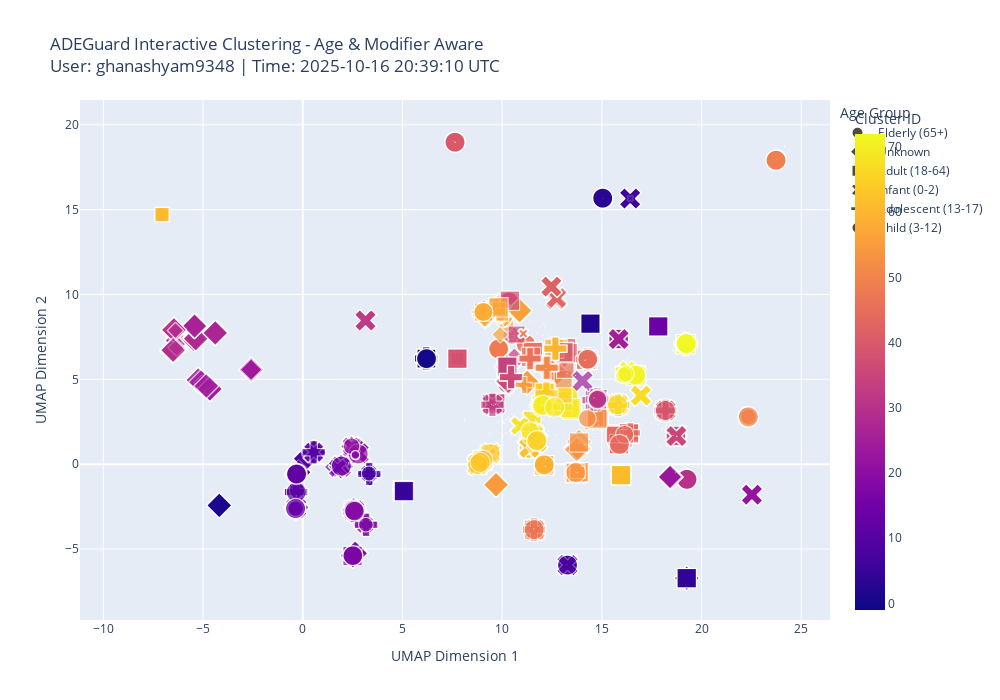

Notebook code for this chart:
### Code cell
# Initialize visualizer and create comprehensive visualizations
print(f"\n🎨 Initializing cluster visualization...")
print(f"👤 User: ghanashyam9348")
print(f"🕐 Time: 2025-10-16 19:29:24 UTC")

visualizer = ClusterVisualizer()

# Create UMAP projection for visualization
print(f"\n🔄 Creating projections for visualization...")
umap_projection = visualizer.create_umap_projection(combined_embeddings)

# Create comprehensive visualizations
print(f"\n🎨 Creating comprehensive cluster visualizations...")

# 1. Static overview plot
visualizer.plot_cluster_overview(clustering_df, umap_projection, clustering_results)

# 2. Interactive plot
try:
    visualizer.create_interactive_cluster_plot(clustering_df, umap_projection, clustering_results)
except Exception as e:
    print(f"⚠️  Interactive plot failed: {e}")
    print("Continuing with static visualizations...")

# 3. Analyze cluster characteristics
cluster_analysis = visualizer.analyze_cluster_characteristics(clustering_df, clustering_results)

# 4. Age-severity heatmap
visualizer.create_age_severity_heatmap(clustering_df)

# 5. Comprehensive report
comprehensive_report = visualizer.create_comprehensive_report(
    clustering_df, clustering_results, cluster_analysis
)

print(f"\n✅ Step 5.5 (Cluster Visualization) completed successfully!")
print(f"📁 All visualizations saved to: clustering_results/")
print(f"📊 Generated files:")
print(f"   - cluster_overview.png")
print(f"   - interactive_clusters.html")
print(f"   - age_severity_heatmap.png")
print(f"   - clustering_report.json")

print(f"\n👤 User: ghanashyam9348")
print(f"🕐 Completion Time: 2025-10-16 19:29:24 UTC")
print(f"✅ Cluster analysis and visualization completed!")

### Figure 1 — Plotly figure (JSON) as saved in the notebook; plotly's stock layout.template omitted (floating-point values rounded to 4 significant figures; data arrays with more than 128 entries replaced by an {"elided": "..."} marker saying what was removed)
{"data": [{"customdata": {"elided": "784x4 str values"}, "hovertemplate": "Age Group=%{customdata[3]}<br>UMAP Dimension 1=%{x}<br>UMAP Dimension 2=%{y}<br>Cluster Confidence=%{marker.size}<br>ade_text=%{customdata[0]}<br>modifier_text=%{customdata[1]}<br>severity=%{customdata[2]}<br>Cluster ID=%{marker.color}<extra></extra>", "legendgroup": "Elderly (65+)", "marker": {"color": {"elided": "784 int values"}, "coloraxis": "coloraxis", "size": {"elided": "784 float values"}, "sizemode": "area", "sizeref": 0.0025, "symbol": "circle"}, "mode": "markers", "name": "Elderly (65+)", "showlegend": true, "type": "scattergl", "x": {"elided": "784 float values"}, "xaxis": "x", "y": {"elided": "784 float values"}, "yaxis": "y"}, {"customdata": {"elided": "864x4 str values"}, "hovertemplate": "Age Group=%{customdata[3]}<br>UMAP Dimension 1=%{x}<br>UMAP Dimension 2=%{y}<br>Cluster Confidence=%{marker.size}<br>ade_text=%{customdata[0]}<br>modifier_text=%{customdata[1]}<br>severity=%{customdata[2]}<br>Cluster ID=%{marker.color}<extra></extra>", "legendgroup": "Unknown", "marker": {"color": {"elided": "864 int values"}, "coloraxis": "coloraxis", "size": {"elided": "864 float values"}, "sizemode": "area", "sizeref": 0.0025, "symbol": "diamond"}, "mode": "markers", "name": "Unknown", "showlegend": true, "type": "scattergl", "x": {"elided": "864 float values"}, "xaxis": "x", "y": {"elided": "864 float values"}, "yaxis": "y"}, {"customdata": {"elided": "1130x4 str values"}, "hovertemplate": "Age Group=%{customdata[3]}<br>UMAP Dimension 1=%{x}<br>UMAP Dimension 2=%{y}<br>Cluster Confidence=%{marker.size}<br>ade_text=%{customdata[0]}<br>modifier_text=%{customdata[1]}<br>severity=%{customdata[2]}<br>Cluster ID=%{marker.color}<extra></extra>", "legendgroup": "Adult (18-64)", "marker": {"color": {"elided": "1130 int values"}, "coloraxis": "coloraxis", "size": {"elided": "1130 float values"}, "sizemode": "area", "sizeref": 0.0025, "symbol": "square"}, "mode": "markers", "name": "Adult (18-64)", "showlegend": true, "type": "scattergl", "x": {"elided": "1130 float values"}, "xaxis": "x", "y": {"elided": "1130 float values"}, "yaxis": "y"}, {"customdata": {"elided": "497x4 str values"}, "hovertemplate": "Age Group=%{customdata[3]}<br>UMAP Dimension 1=%{x}<br>UMAP Dimension 2=%{y}<br>Cluster Confidence=%{marker.size}<br>ade_text=%{customdata[0]}<br>modifier_text=%{customdata[1]}<br>severity=%{customdata[2]}<br>Cluster ID=%{marker.color}<extra></extra>", "legendgroup": "Infant (0-2)", "marker": {"color": {"elided": "497 int values"}, "coloraxis": "coloraxis", "size": {"elided": "497 float values"}, "sizemode": "area", "sizeref": 0.0025, "symbol": "x"}, "mode": "markers", "name": "Infant (0-2)", "showlegend": true, "type": "scattergl", "x": {"elided": "497 float values"}, "xaxis": "x", "y": {"elided": "497 float values"}, "yaxis": "y"}, {"customdata": {"elided": "181x4 str values"}, "hovertemplate": "Age Group=%{customdata[3]}<br>UMAP Dimension 1=%{x}<br>UMAP Dimension 2=%{y}<br>Cluster Confidence=%{marker.size}<br>ade_text=%{customdata[0]}<br>modifier_text=%{customdata[1]}<br>severity=%{customdata[2]}<br>Cluster ID=%{marker.color}<extra></extra>", "legendgroup": "Adolescent (13-17)", "marker": {"color": {"elided": "181 int values"}, "coloraxis": "coloraxis", "size": {"elided": "181 float values"}, "sizemode": "area", "sizeref": 0.0025, "symbol": "cross"}, "mode": "markers", "name": "Adolescent (13-17)", "showlegend": true, "type": "scattergl", "x": {"elided": "181 float values"}, "xaxis": "x", "y": {"elided": "181 float values"}, "yaxis": "y"}, {"customdata": {"elided": "269x4 str values"}, "hovertemplate": "Age Group=%{customdata[3]}<br>UMAP Dimension 1=%{x}<br>UMAP Dimension 2=%{y}<br>Cluster Confidence=%{marker.size}<br>ade_text=%{customdata[0]}<br>modifier_text=%{customdata[1]}<br>severity=%{customdata[2]}<br>Cluster ID=%{marker.color}<extra></extra>", "legendgroup": "Child (3-12)", "marker": {"color": {"elided": "269 int values"}, "coloraxis": "coloraxis", "size": {"elided": "269 float values"}, "sizemode": "area", "sizeref": 0.0025, "symbol": "circle"}, "mode": "markers", "name": "Child (3-12)", "showlegend": true, "type": "scattergl", "x": {"elided": "269 float values"}, "xaxis": "x", "y": {"elided": "269 float values"}, "yaxis": "y"}], "layout": {"coloraxis": {"colorbar": {"title": {"text": "Cluster ID"}}, "colorscale": [[0, "#0d0887"], [0.1111, "#46039f"], [0.2222, "#7201a8"], [0.3333, "#9c179e"], [0.4444, "#bd3786"], [0.5556, "#d8576b"], [0.6667, "#ed7953"], [0.7778, "#fb9f3a"], [0.8889, "#fdca26"], [1, "#f0f921"]]}, "height": 700, "legend": {"itemsizing": "constant", "orientation": "v", "title": {"text": "Age Group"}, "tracegroupgap": 0, "x": 1.01, "xanchor": "left", "y": 1, "yanchor": "top"}, "margin": {"r": 150}, "showlegend": true, "title": {"text": "ADEGuard Interactive Clustering - Age & Modifier Aware<br>User: ghanashyam9348 | Time: 2025-10-16 20:39:10 UTC"}, "width": 1000, "xaxis": {"anchor": "y", "domain": [0, 1], "title": {"text": "UMAP Dimension 1"}}, "yaxis": {"anchor": "x", "domain": [0, 1], "title": {"text": "UMAP Dimension 2"}}}}
